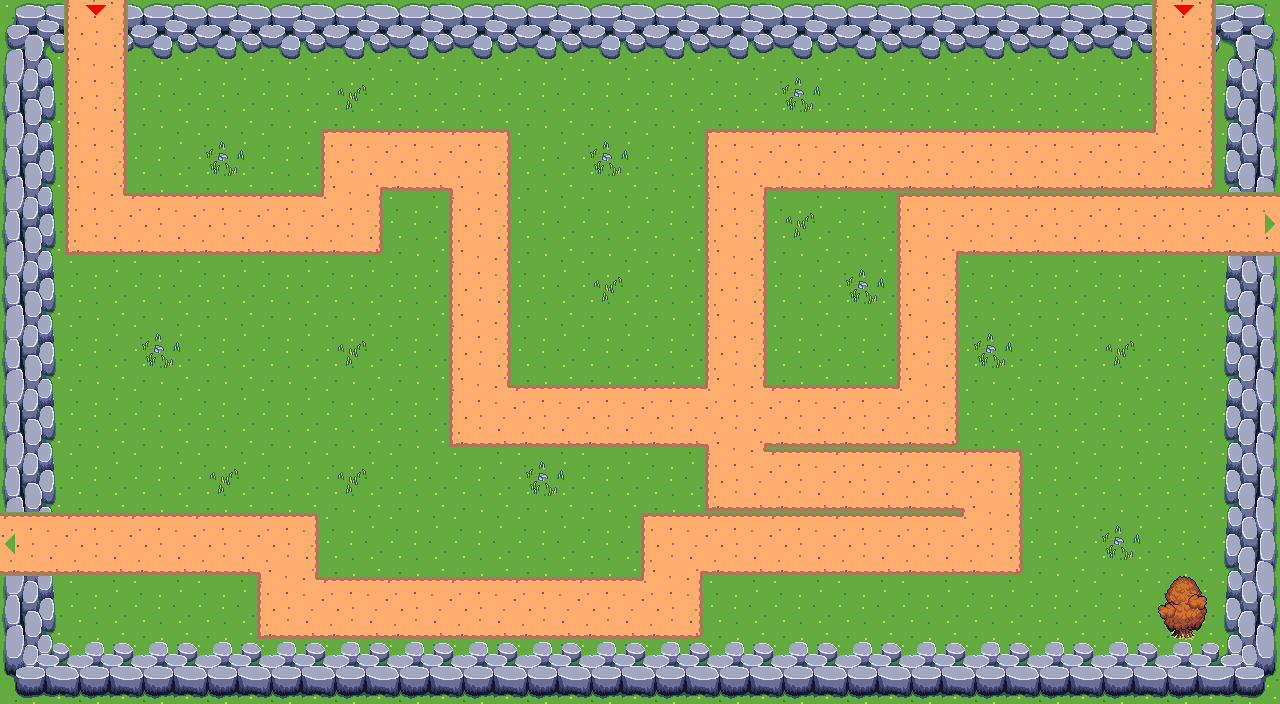

Rendered tile map (Tiled .tmx) drawn with the repository's tilesets; below, a short description and the full map source, tile grids included:
An orthogonal 20x11 tile map with 64x64 px tiles, 1 tile layer (Tile Layer 1).

<map version="1.10" tiledversion="1.11.2" orientation="orthogonal" renderorder="right-down" width="20" height="11" tilewidth="64" tileheight="64" infinite="0" nextlayerid="2" nextobjectid="1">
 <tileset firstgid="1" source="set.tsx" />
 <layer id="1" name="Tile Layer 1" width="20" height="11">
  <data encoding="csv">
185,73,154,154,154,154,154,154,154,154,154,154,154,154,154,154,154,154,73,186,
183,38,39,39,39,156,39,39,39,39,39,39,157,39,39,39,39,39,38,184,
183,38,39,157,39,22,23,24,39,157,39,22,23,23,23,23,23,23,56,184,
183,54,55,55,55,56,39,40,39,39,39,38,156,39,22,23,23,23,23,72,
183,39,39,39,39,39,39,40,39,156,39,38,39,157,38,39,39,39,39,184,
183,39,157,39,39,156,39,40,39,39,39,38,39,39,38,157,39,156,39,184,
183,39,39,39,39,39,39,54,55,55,55,115,55,55,56,39,39,39,39,184,
183,39,39,156,39,156,39,39,157,39,39,54,23,23,23,24,39,39,39,184,
87,55,55,23,24,39,39,39,39,39,22,55,55,55,55,56,39,157,39,184,
183,39,39,39,54,55,55,55,55,55,56,39,39,39,39,39,39,39,175,184,
201,170,170,170,170,170,170,170,170,170,170,170,170,170,170,170,170,170,170,202
</data>
 </layer>
</map>
